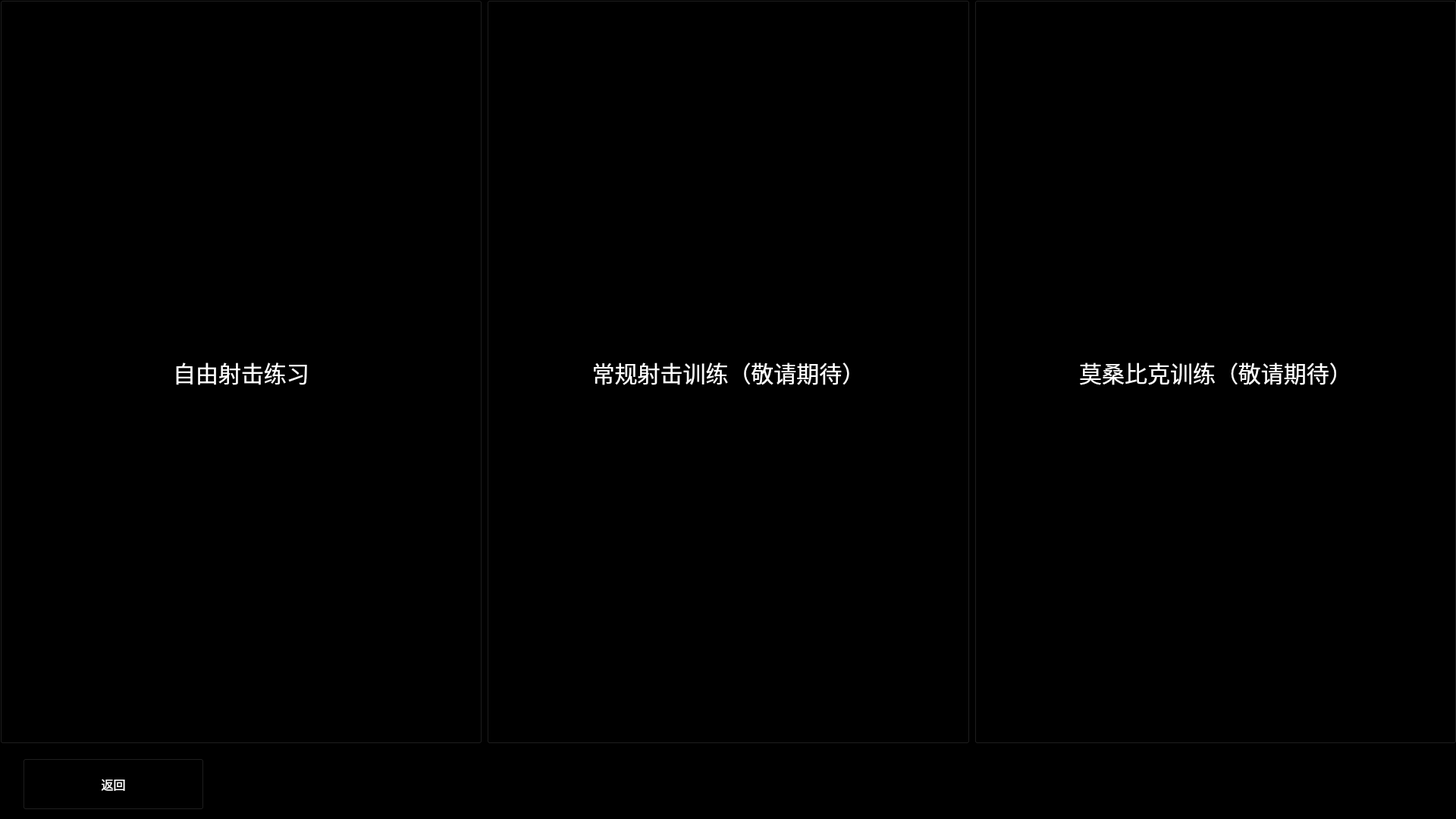
<?xml version="1.0" encoding="UTF-8"?>
<ui version="4.0">
 <class>StartMode</class>
 <widget class="QWidget" name="StartMode">
  <property name="geometry">
   <rect>
    <x>0</x>
    <y>0</y>
    <width>1920</width>
    <height>1080</height>
   </rect>
  </property>
  <property name="windowTitle">
   <string>Form</string>
  </property>
  <property name="styleSheet">
   <string notr="true">backGround:black</string>
  </property>
  <widget class="QPushButton" name="bt_back">
   <property name="geometry">
    <rect>
     <x>30</x>
     <y>1000</y>
     <width>239</width>
     <height>68</height>
    </rect>
   </property>
   <property name="styleSheet">
    <string notr="true">.QPushButton{color:white;
border-image:url(./ui/resources/HomePageBtnBg.png);
font-family:微软雅黑;
font-size:16px}
.QPushButton:hover{color:#79d9ff;
border-image:url(./ui/resources/HomePageBtnBg_hover.png);
font-size:16px}</string>
   </property>
   <property name="text">
    <string>返回</string>
   </property>
  </widget>
  <widget class="QWidget" name="layoutWidget">
   <property name="geometry">
    <rect>
     <x>0</x>
     <y>0</y>
     <width>1921</width>
     <height>981</height>
    </rect>
   </property>
   <layout class="QHBoxLayout" name="horizontalLayout">
    <item>
     <widget class="QPushButton" name="bt_Mode1">
      <property name="sizePolicy">
       <sizepolicy hsizetype="Minimum" vsizetype="Minimum">
        <horstretch>0</horstretch>
        <verstretch>0</verstretch>
       </sizepolicy>
      </property>
      <property name="styleSheet">
       <string notr="true">.QPushButton{color:white;
border-image:url(./ui/resources/mode1_gray.png);
font-family:微软雅黑;
font-size:30px}
.QPushButton:hover{
border-image:url(./ui/resources/mode1.png);
font-size:35px}</string>
      </property>
      <property name="text">
       <string>自由射击练习</string>
      </property>
     </widget>
    </item>
    <item>
     <widget class="QPushButton" name="bt_Mode2">
      <property name="sizePolicy">
       <sizepolicy hsizetype="Minimum" vsizetype="Minimum">
        <horstretch>0</horstretch>
        <verstretch>0</verstretch>
       </sizepolicy>
      </property>
      <property name="whatsThis">
       <string>&lt;html&gt;&lt;head/&gt;&lt;body&gt;&lt;p&gt;敬请期待&lt;/p&gt;&lt;/body&gt;&lt;/html&gt;</string>
      </property>
      <property name="styleSheet">
       <string notr="true">.QPushButton{color:white;
border-image:url(./ui/resources/mode2_gray.png);
font-family:微软雅黑;
font-size:30px}
.QPushButton:hover{
border-image:url(./ui/resources/mode2.png);
font-size:35px}</string>
      </property>
      <property name="text">
       <string>常规射击训练（敬请期待）</string>
      </property>
     </widget>
    </item>
    <item>
     <widget class="QPushButton" name="bt_Mode3">
      <property name="sizePolicy">
       <sizepolicy hsizetype="Minimum" vsizetype="Minimum">
        <horstretch>0</horstretch>
        <verstretch>0</verstretch>
       </sizepolicy>
      </property>
      <property name="whatsThis">
       <string>&lt;html&gt;&lt;head/&gt;&lt;body&gt;&lt;p&gt;敬请期待&lt;/p&gt;&lt;/body&gt;&lt;/html&gt;</string>
      </property>
      <property name="styleSheet">
       <string notr="true">.QPushButton{color:white;
border-image:url(./ui/resources/mode3_gray.png);
font-family:微软雅黑;
font-size:30px}
.QPushButton:hover{
border-image:url(./ui/resources/mode3.png);
font-size:35px}</string>
      </property>
      <property name="text">
       <string>莫桑比克训练（敬请期待）</string>
      </property>
     </widget>
    </item>
   </layout>
  </widget>
  <zorder>layoutWidget</zorder>
  <zorder>bt_back</zorder>
 </widget>
 <resources/>
 <connections/>
</ui>
